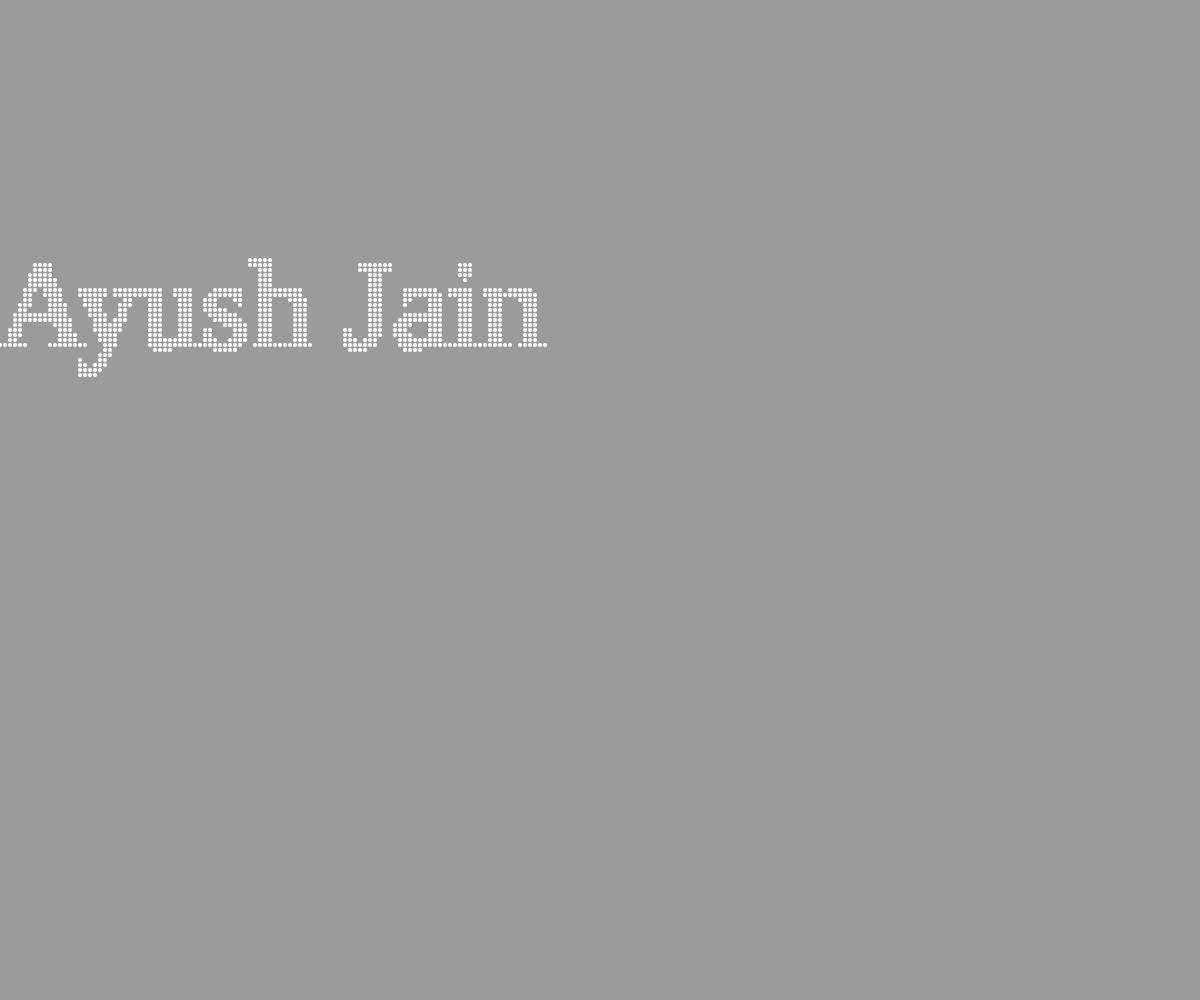
Frame 1 (no input)
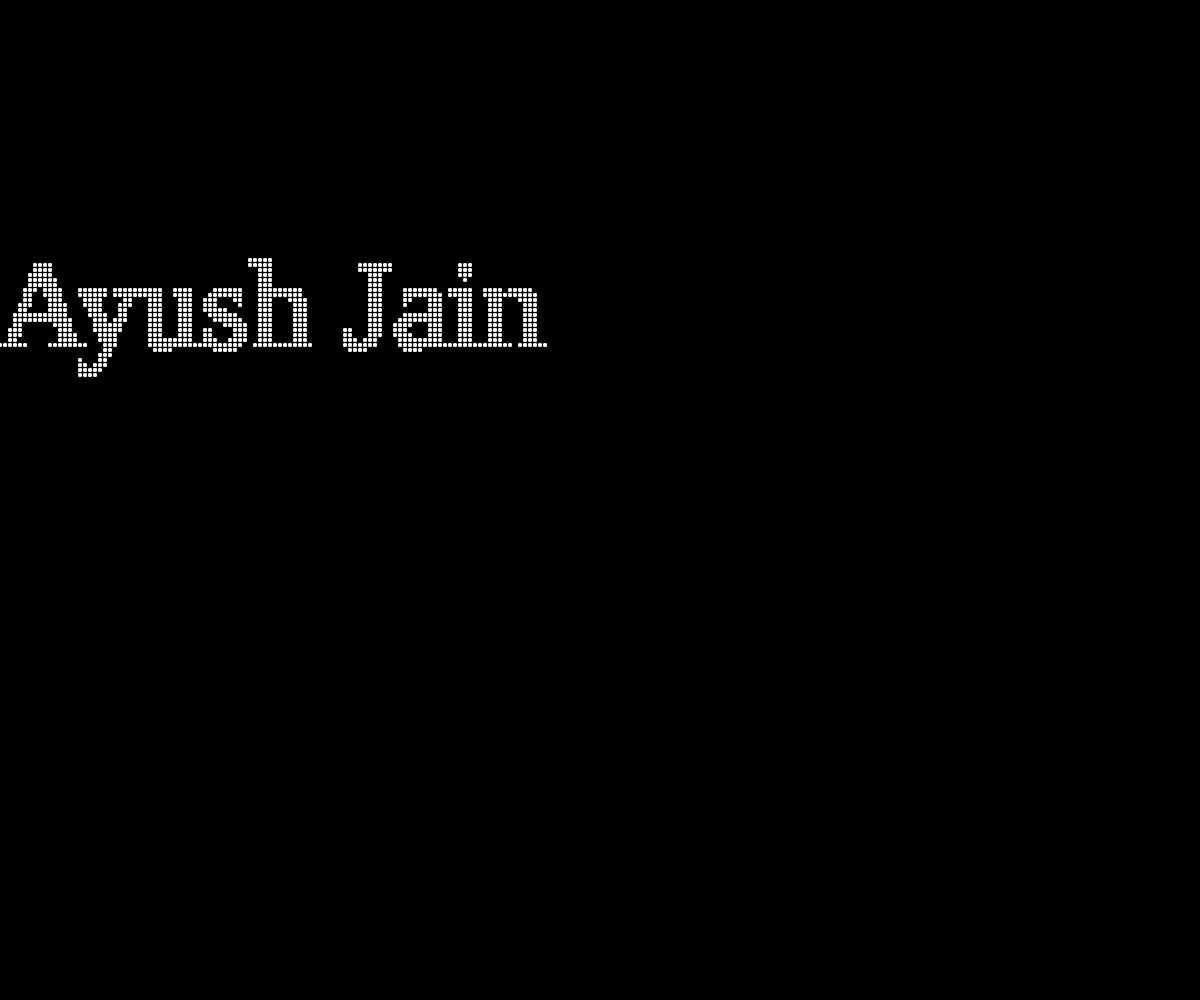
Frame 60 (no input)
Frame 120 (the mouse pressed at the canvas centre since frame 60): identical to frame 60, image omitted

The p5.js sketch that drew these frames (run headless with seeded random() and noise() and a simulated clock; from frame 60 on, the mouse is pressed at the canvas centre):

// p5.js sketch
// ── sketch.js
let allParticles = []
let noOfBalls = 90000
let ctx
let imageData
let figureNo = 0
let text = 'Ayush Jain'
let mouseMoving
let fontSize = 5
let startX = 0

function setup() {
  createCanvas(innerWidth, innerHeight);
  ctx = document.querySelector('canvas').getContext('2d')
  setBalls()
}

function draw() {
  background(0, 0, 0, 100);
  for (let i = 0; i < allParticles.length; i++) {
    const element = allParticles[i];
    element.update()
  }
}
function setBalls(){
  mouseMoving = false
  ctx.fillStyle = 'white'
  ctx.font = '25px Verdana'
  ctx.fillText(text, 0, 30)
  imageData = ctx.getImageData(0, 0, 400, 100)

  ctx.clearRect(0, 0, innerWidth, innerHeight)
  if (figureNo===0) { 
    for (let y = 0; y < imageData.height; y++) {
      for (let x = 0; x < imageData.width; x++) {
        if (imageData.data[y*imageData.width*4 + x*4 + 2] > 198) {
          allParticles.push(new Particle(x*fontSize+startX, y*fontSize+200, figureNo))
        }
      }
    }
  }
  else{
    let newParticles = []
    for (let y = 0; y < imageData.height; y++) {
      for (let x = 0; x < imageData.width; x++) {
        if (imageData.data[y*imageData.width*4 + x*4 + 2] > 128) {
          let nextX = x*fontSize+startX
          let nextY = y*fontSize+200
          let randomIndex = round(random(0, allParticles.length-1))
          let tempPosition = allParticles[randomIndex]
          let base = {
            x: nextX,
            y: nextY
          }
          newParticles.push(new Particle(tempPosition.basePosition.x,tempPosition.basePosition.y, figureNo, base=base))
        }
      }
    }
    allParticles = [...newParticles]
  }
}
function keyPressed(){
  if (keyCode===13) {
    let command = select('.command-input').value()
    select('.command-input').value('')
    if (command) {
      changeFigure(command)
    }
  }
}
function changeFigure(textNow){
  text = textNow
  figureNo++
  // fontSize = 76/text.length
  // startX = 1000/text.length
  setBalls()
}
function mouseMoved(){
  mouseMoving = true
}


class Particle{
  constructor(x, y, fgNo, base){
    this.position = {
      x: x,
      y: y,
    }
    this.basePosition = base || {
      x: x,
      y: y,
    }
    this.size = 2
    this.angle
    this.velocity = {
      x: 0, 
      y: 0
    }
    this.mass = random(0.5, 1.5)
    this.figureNo = fgNo
    this.visible = true
  }
  draw(){
    if (!this.visible) return
    fill(255)
    ctx.fillStyle = 'white'
    ctx.beginPath()
    ctx.arc(this.position.x, this.position.y, this.size, 0, Math.PI*2)
    ctx.fill()
    // circle(this.position.x, this.position.y, this.size)
  }
  update(){
    if (dist(this.position.x, this.position.y, mouseX, mouseY) < 160 && mouseMoving) {
      this.angle = atan2(mouseY-this.position.y, mouseX-this.position.x)
      this.force = dist(mouseX, mouseY, this.position.x, this.position.y)
      this.velocity = {
        x: -cos(this.angle)*this.force*2.5/40,
        y: -sin(this.angle)*this.force*2.5/40
      }
      if (dist(mouseX, mouseY, this.position.x+this.velocity.x, this.position.y+this.velocity.y)>160) {
        this.velocity = {
          x: 0,
          y: 0
        }
      }
    }
    else{
      this.angle = atan2(this.basePosition.y-this.position.y, this.basePosition.x-this.position.x)
      this.force = dist(this.basePosition.x, this.basePosition.y, this.position.x, this.position.y)
      this.velocity = {
        x: cos(this.angle)*this.force*1.2/10,
        y: sin(this.angle)*this.force*1.2/10
      }
    }
    if (this.velocity.x || this.velocity.y) {
      this.position.x += this.velocity.x
      this.position.y += this.velocity.y
    }
    this.draw()
  }
  drawLine(particle){
    stroke(255)
    line(this.position.x, this.position.y, particle.position.x, particle.position.y)
  }
}

// ── style.css
html, body {
  margin: 0;
  padding: 0;
}

*{
  padding: 0;
  margin: 0;
  box-sizing: border-box;
}
.command-container{
  width: 100vw;
  max-width: 100%;
  min-height: 100vh;
  position: absolute;
  display: flex;
  justify-content: center;
  align-items: flex-end;
  padding: 20px;
}
.command-container input{
  width: 500px;
  height: 30px;
  border: none;
  background: transparent;
  outline: none;
  border-bottom: 1px solid white;
  color: white;
  text-align: center;
  font-size: 20px;
}

canvas {
  display: block;
}
